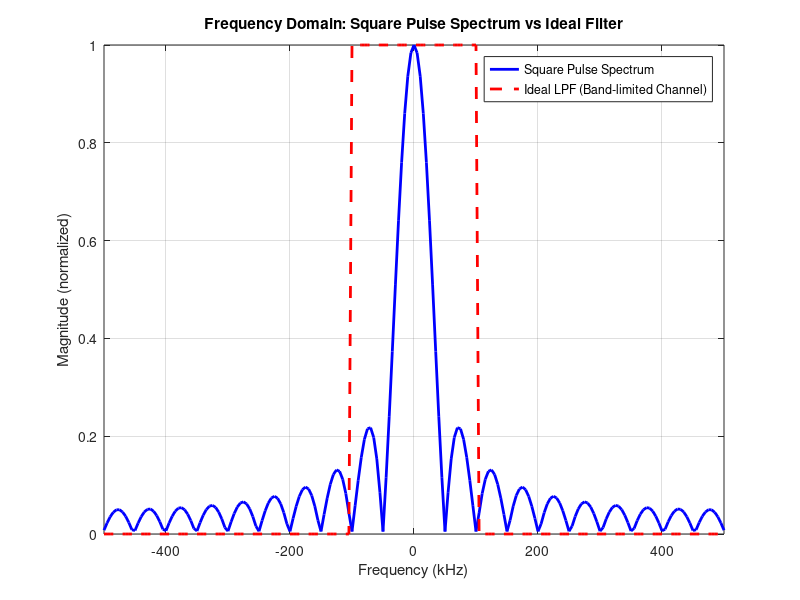

Recreate this plot in MATLAB. (Note: this script raises an error after producing the figure.)
%B = 100e3;          % Channel bandwidth = 100 kHz
%T = 2/B;            % Pulse duration = 2/B
%Fs = 10*B;          % Sampling rate (10x B for better resolution)
%dt = 1/Fs;
%t = -5*T:dt:5*T;    % Time axis centered around 0

%square_pulse = double(abs(t) <= T);  % Square pulse centered at t=0

%N = length(t);
%f = linspace(-Fs/2, Fs/2, N);  % Frequency axis
%thefilter = double(abs(f) <= B);     % Ideal filter: passes only within [-B, B]

%% Parameters
B = 100e3;                    % Channel bandwidth = 100 kHz
T = 2 / B;                    % Pulse duration = 20 us
Fs = 10 * B;                  % Sampling frequency = 1 MHz (oversampling)
dt = 1 / Fs;
t = -5*T:dt:5*T;              % Time vector, wide enough to contain full pulse
N = length(t);

%% Square Pulse (duration 2T, centered at t = 0)
square_pulse = double(abs(t) <= T/2);

%% Frequency vector for plotting
f = linspace(-Fs/2, Fs/2, N);   % Frequency axis centered at 0 Hz

%% FFT of square pulse
X_f = fftshift(fft(square_pulse));         % Centered FFT
X_mag = abs(X_f) / max(abs(X_f));          % Normalize

%% Define Ideal Low-Pass Filter in Frequency Domain
thefilter = double(abs(f) <= B);           % 1 in [-B, B], 0 elsewhere

%% Plot Both in Frequency Domain
figure;
plot(f/1e3, X_mag, 'b', 'LineWidth', 2); hold on;
plot(f/1e3, thefilter, 'r--', 'LineWidth', 2);
xlabel('Frequency (kHz)');
ylabel('Magnitude (normalized)');
title('Frequency Domain: Square Pulse Spectrum vs Ideal Filter');
legend('Square Pulse Spectrum', 'Ideal LPF (Band-limited Channel)');
xlim([-500 500]);  % Show ±500 kHz around 0
grid on;








Square_Freq = fftshift(fft(square_pulse));
Filtered_Freq = Square_Freq .* thefilter;
filtered_time = ifft(ifftshift(Filtered_Freq), 'symmetric');




figure;
plot(t*1e6, square_pulse, 'b', 'LineWidth', 1.5); hold on;
plot(t*1e6, filtered_time, 'r', 'LineWidth', 1.5);
xlabel('Time (\mus)'); ylabel('Amplitude');
legend('Original', 'Filtered');
title('Square Pulse Before and After Band-Limited Channel');
grid on;


figure;
plot(f/1e3, abs(Square_Freq), 'b'); hold on;
plot(f/1e3, abs(Filtered_Freq), 'r');
xlabel('Frequency (kHz)'); ylabel('|Amplitude|');
legend('Original Spectrum', 'Filtered Spectrum');
title('Frequency Domain Before and After Filtering');
grid on;

pulse1 = double(abs(t - T) <= T/2);  % First pulse at t = T
pulse2 = double(abs(t - 3*T) <= T/2); % Second pulse at t = 3T


% Frequency-domain filtering
P1_F = fftshift(fft(pulse1));
P1_Filt = P1_F .* H;
pulse1_out = ifft(ifftshift(P1_Filt), 'symmetric');

P2_F = fftshift(fft(pulse2));
P2_Filt = P2_F .* H;
pulse2_out = ifft(ifftshift(P2_Filt), 'symmetric');

figure;
plot(t*1e6, pulse1, 'b--', 'LineWidth', 1.2); hold on;
plot(t*1e6, pulse2, 'g--', 'LineWidth', 1.2);
xlabel('Time (\mus)'); ylabel('Amplitude');
legend('Pulse 1 (input)', 'Pulse 2 (input)');
title('Original Two Square Pulses Before Channel');
grid on;


figure;
plot(t*1e6, pulse1_out, 'b', 'LineWidth', 1.5); hold on;
plot(t*1e6, pulse2_out, 'g', 'LineWidth', 1.5);
xlabel('Time (\mus)'); ylabel('Amplitude');
legend('Pulse 1 (output)', 'Pulse 2 (output)');
title('Filtered Pulses After Band-Limited Channel');
grid on;


